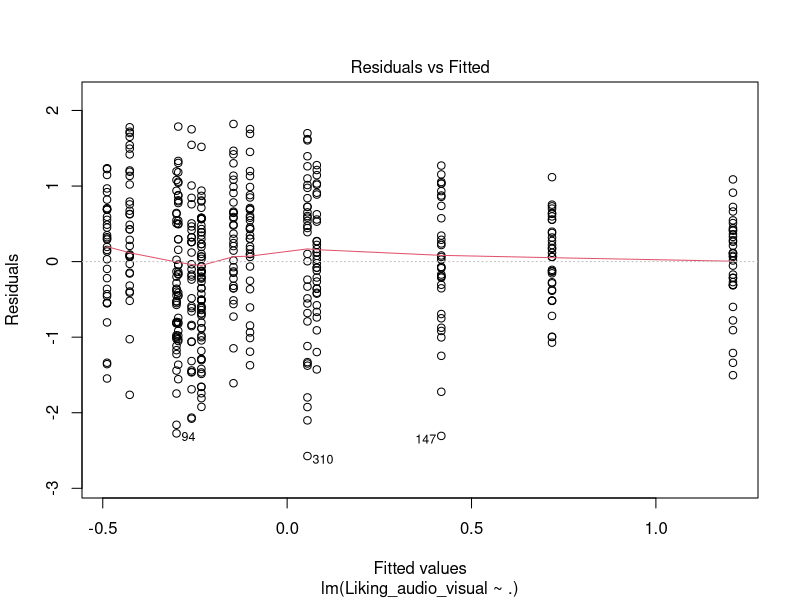
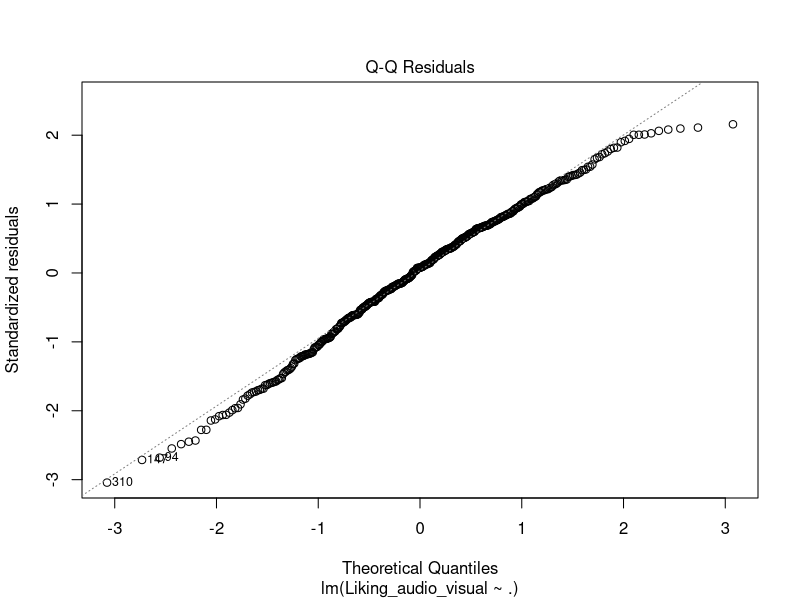
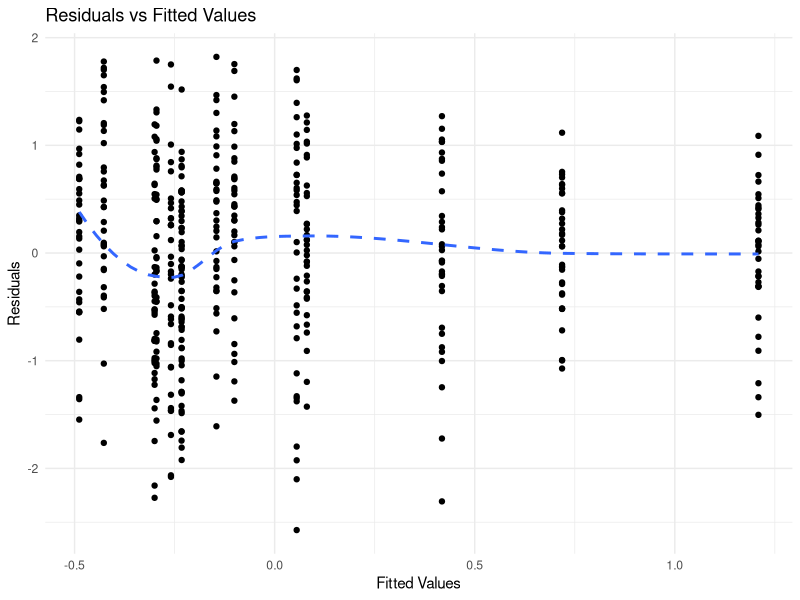
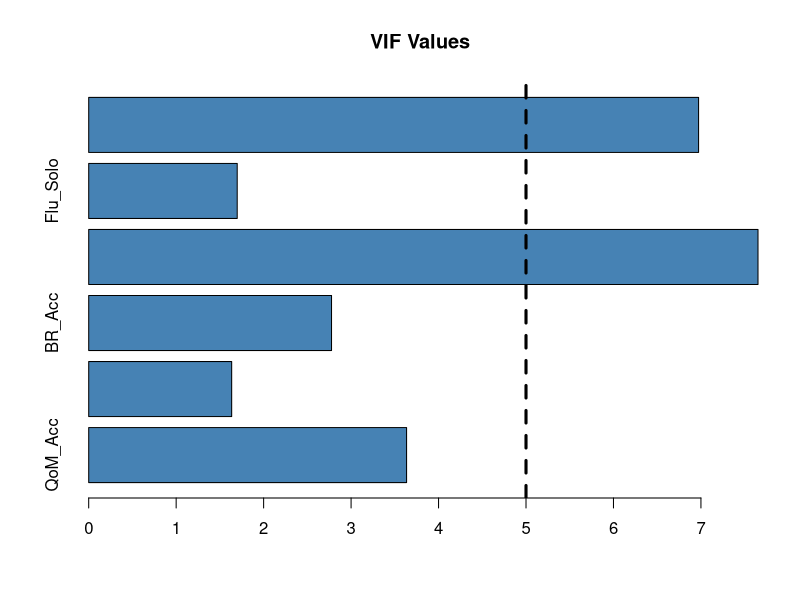
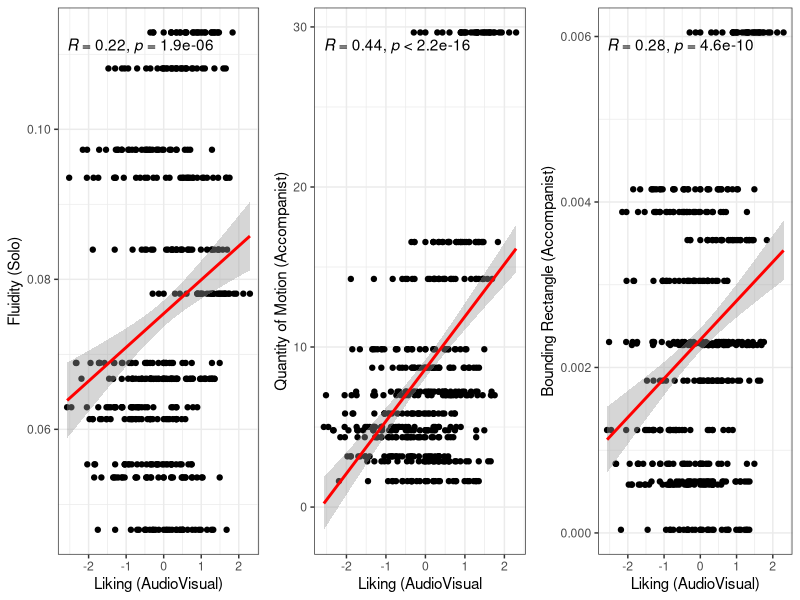
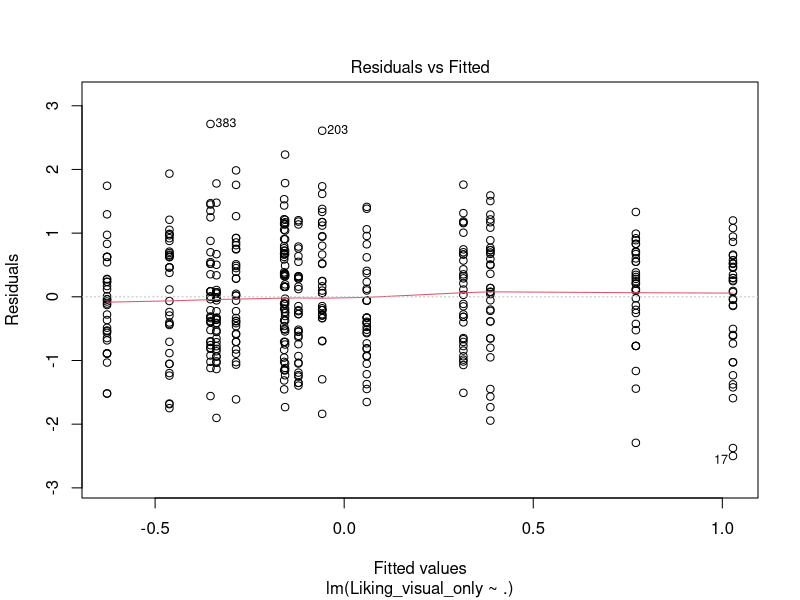
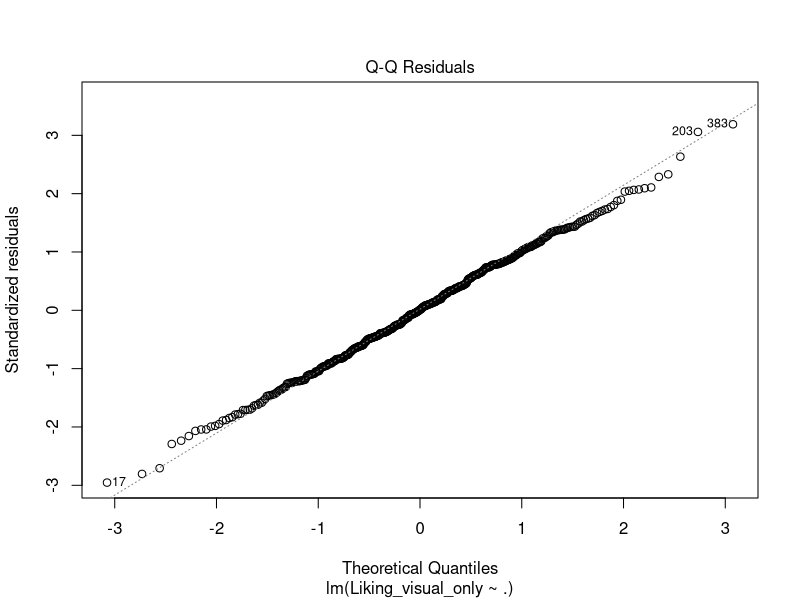
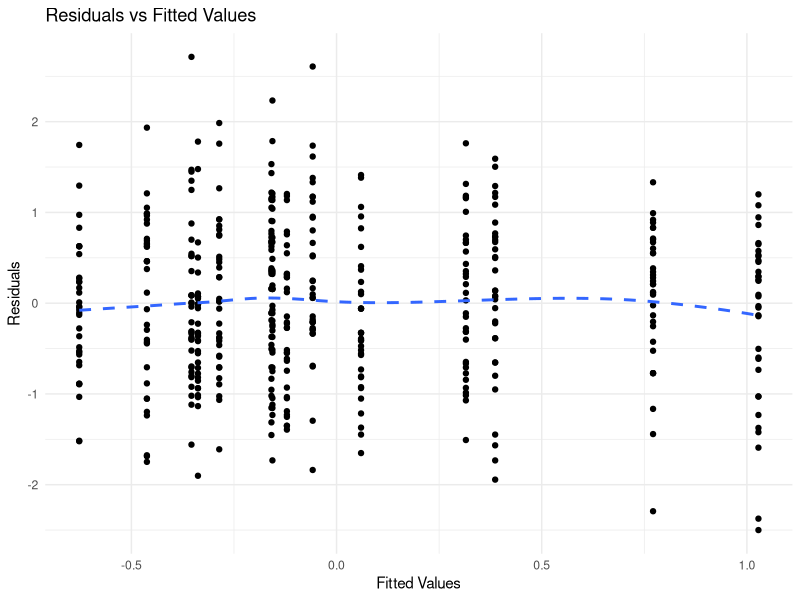

Reproduce these figures in R, in order.
################################################################################
# Analysis script: Multiple Regression
################################################################################

library(tidyverse)
library(readxl)
library(car)
library(caret)
library(ggpubr)
library(cowplot)

# data
Data_liking <- read_excel("data/Data_liking.xlsx") %>% 
  filter(Condition == 1) %>% 
  # normalize by participant
  group_by(Participant) %>% 
  mutate(Liking_audio_visual = scale(Liking_audio_visual),
         Liking_visual_only = scale(Liking_visual_only)
         )

# Data_liking_extralong <- read_excel("data/Data_liking_extralong.xlsx")


################################################################################
# Multiple regression: audio visual model
################################################################################

# choose variables
varaibles_solo = c("QoM_Solo", "Flu_Solo", "BR_Solo")
varaibles_acc = c("QoM_Acc", "Flu_Acc", "BR_Acc")


# a model with less variables works
DTaudio.visual <- Data_liking %>%  dplyr::select(Liking_audio_visual, varaibles_acc, varaibles_solo)

model_audio.visual <- lm(Liking_audio_visual ~ ., data = DTaudio.visual[, -1])
summary(model_audio.visual) # R2 = 22.82%

# assumptions
## 1. linearity
plot(model_audio.visual, which = 1) 
## 2. independence
durbinWatsonTest(model_audio.visual) # good but just: a value below 2 (positive autocorrelation). but p > .05
## 3. Normality
plot(model_audio.visual, which = 2) # roughly normally distributed but heavier-tailed ends
## 4.homoscedasticity: Breusch-Pagan test
ncvTest(model_audio.visual) # we fail to reject the null hypothesis and assume homoscedasticity 
# distributions fairly constant
ggplot(data = DTaudio.visual[,-1], aes(x = fitted(model_audio.visual), y = resid(model_audio.visual))) +
  geom_point() +
  geom_smooth(method = "loess", se = FALSE, linetype = "dashed") +
  labs(x = "Fitted Values", y = "Residuals") +
  ggtitle("Residuals vs Fitted Values") +
  theme_minimal()

## 5.multiocollinearity
vif_values = vif(lm(Liking_audio_visual ~ ., data = DTaudio.visual[,-1])) 
barplot(vif_values, main = "VIF Values", horiz = TRUE, col = "steelblue") 
abline(v = 5, lwd = 3, lty = 2) # two variables slightly above, I think it is fine for now


# plot signifincat predictors
a = ggplot(DTaudio.visual, aes(x = Liking_audio_visual, y = Flu_Solo)) +
  geom_point() +
  stat_cor(method="pearson") +
  geom_smooth(method = 'lm', color = 'red') + # Add a linear regression line
  xlab("Liking (AudioVisual)") +
  ylab("Fluidity (Solo)") +
  theme_bw()
b = ggplot(DTaudio.visual, aes(x = Liking_audio_visual, y = QoM_Acc)) +
  geom_point() +
  stat_cor(method="pearson") +
  geom_smooth(method = 'lm', color = 'red') + 
  xlab("Liking (AudioVisual") +
  ylab("Quantity of Motion (Accompanist)") +
  theme_bw()
c = ggplot(DTaudio.visual, aes(x = Liking_audio_visual, y = BR_Acc)) +
  geom_point() +
  stat_cor(method="pearson") +
  geom_smooth(method = 'lm', color = 'red') + 
  xlab("Liking (AudioVisual)") +
  ylab("Bounding Rectangle (Accompanist)") +
  theme_bw()

plot_grid(a, b, c, nrow = 1)

ggsave("audiovisual-sig-predictors.pdf", 
       height = 10, width = 22, units = "cm", dpi=300)


################################################################################
# Multiple regression: visual only model
################################################################################

# choose variables
varaibles_solo = c("QoM_Solo", "Flu_Solo", "BR_Solo")
varaibles_acc = c("QoM_Acc", "Flu_Acc", "BR_Acc")


# a model with less variables works
DTvisual <- Data_liking %>%  dplyr::select(Liking_visual_only, varaibles_solo, varaibles_acc)

model_visual <- lm(Liking_visual_only ~ ., data = DTvisual[, -1])
summary(model_visual) # R2 = 22%

# assumptions
## 1. linearity
plot(model_visual, which = 1) 
## 2. independence
durbinWatsonTest(model_visual) # good but just: a value below 2 (positive autocorrelation). but p > .05
## 3. Normality
plot(model_visual, which = 2) # roughly normally distributed but heavier-tailed ends
## 4.homoscedasticity: Breusch-Pagan test
ncvTest(model_visual) # we fail to reject the null hypothesis and assume homoscedasticity 
# distributions fairly constant
ggplot(data = DTvisual[,-1], aes(x = fitted(model_visual), y = resid(model_visual))) +
  geom_point() +
  geom_smooth(method = "loess", se = FALSE, linetype = "dashed") +
  labs(x = "Fitted Values", y = "Residuals") +
  ggtitle("Residuals vs Fitted Values") +
  theme_minimal()

## 5.multiocollinearity
vif_values = vif(lm(Liking_visual_only ~ ., data = DTvisual[,-1])) 
barplot(vif_values, main = "VIF Values", horiz = TRUE, col = "steelblue") 
abline(v = 5, lwd = 3, lty = 2) # two variables slightly above, I think it is fine for now


# plot signifincat predictors
a = ggplot(DTvisual, aes(x = Liking_visual_only, y = QoM_Solo)) +
  geom_point() +
  stat_cor(method="pearson") +
  geom_smooth(method = 'lm', color = 'red') + # Add a linear regression line
  xlab("Liking (Visual Only)") +
  ylab("Quantity of Motion (Solo)") +
  theme_bw()
b = ggplot(DTvisual, aes(x = Liking_visual_only, y = QoM_Acc)) +
  geom_point() +
  stat_cor(method="pearson") +
  geom_smooth(method = 'lm', color = 'red') + 
  xlab("Liking (Visual Only)") +
  ylab("Quantity of Motion (Accompanist)") +
  theme_bw()
c = ggplot(DTvisual, aes(x = Liking_visual_only, y = BR_Acc)) +
  geom_point() +
  stat_cor(method="pearson") +
  geom_smooth(method = 'lm', color = 'red') + 
  xlab("Liking (Visual Only)") +
  ylab("Bounding Rectangle (Accompanist)") +
  theme_bw()

plot_grid(a, b, c, nrow = 1)

ggsave("visualonly-sig-predictors.pdf", 
       height = 10, width = 22, units = "cm", dpi=300)
